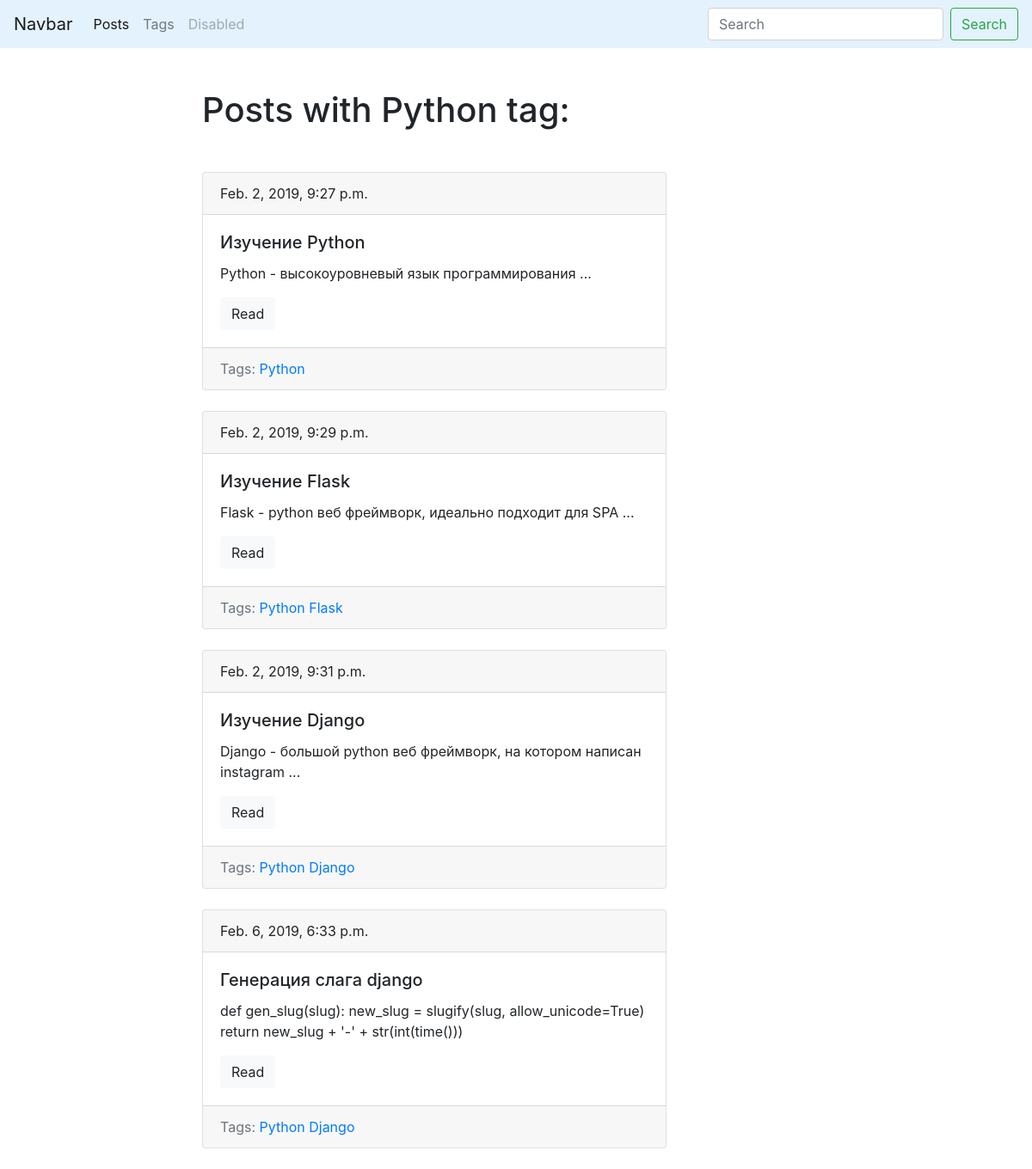
The page /blog/tags/python_tag_slug/ on the database its author committed.
### blog/models.py (models this page shows, shortened)
class Tag(models.Model):
    title = models.CharField(max_length=50)
    slug  = models.SlugField(max_length=50, unique=True)
    def get_absolute_url(self):
        return reverse("tag_detail_url", kwargs={"slug": self.slug})

class Post(models.Model):
    title = models.CharField(max_length=150, db_index=True)
    slug = models.SlugField(max_length=150, blank=True, unique=True)
    body = models.TextField(blank=True, db_index=True)
    tags = models.ManyToManyField('Tag', blank=True, related_name='posts')
    date_pub = models.DateTimeField(auto_now_add=True)

### blog/views.py (the view)
# urls.py: path('tags/<str:slug>/', TagDetail.as_view(), name='tag_detail_url'),
class TagDetail(ObjectDetailMixin, View):
    model = Tag
    template = 'blog/tag_detail.html'

### blog/utils.py (called while the page is built)
    def get(self, request, slug):
        obj = get_object_or_404(self.model, slug__iexact=slug)
        return render(request, self.template, context={self.model.__name__.lower(): obj, 'admin_object': obj, 'detail': True})

### blog/templates/blog/tag_detail.html (shortened to what this page needs)
{% extends 'blog/base_blog.html' %}
{% block content %}
    <h1 class="mb-5">Posts with {{ tag.title|title }} tag:</h1>
    {% for post in tag.posts.all %}
        {% include "blog/includes/post_card_template.html" %}
    {% endfor %}
{% endblock  %}

### blog/templates/blog/includes/post_card_template.html
<div class="card mb-4">
    <div class="card-header">
        {{ post.date_pub }}
    </div>
    <div class="card-body">
        <h5 class="card-title">{{ post.title }}</h5>
        <p class="card-text">{{ post.body|truncatewords:15 }}</p>
        <a href="{% url 'post_detail_url' slug=post.slug %}" class="btn btn-light">Read</a>
    </div>
    <div class="card-footer text-muted">
        Tags:
        {% for tag in post.tags.all %}
            <a href="{{ tag.get_absolute_url }}">{{tag.title}}</a>
        {% endfor %}
    </div>
</div>

### rows shown on the page
Tag: title "Python"
Post: date_pub "Feb. 2, 2019, 9:27 p.m.", title "Изучение Python", body "Python - высокоуровневый язык программирования ..."
Post: date_pub "Feb. 2, 2019, 9:29 p.m.", title "Изучение Flask", body "Flask - python веб фреймворк, идеально подходит для SPA ..."
Tag: title "Flask"
Post: date_pub "Feb. 2, 2019, 9:31 p.m.", title "Изучение Django", body "Django - большой python веб фреймворк, на котором написан instagram ..."
Tag: title "Django"
Post: date_pub "Feb. 6, 2019, 6:33 p.m.", title "Генерация слага django", body "def gen_slug(slug): new_slug = slugify(slug, allow_unicode=True) return new_slug + '-' + str(int(time()))"
